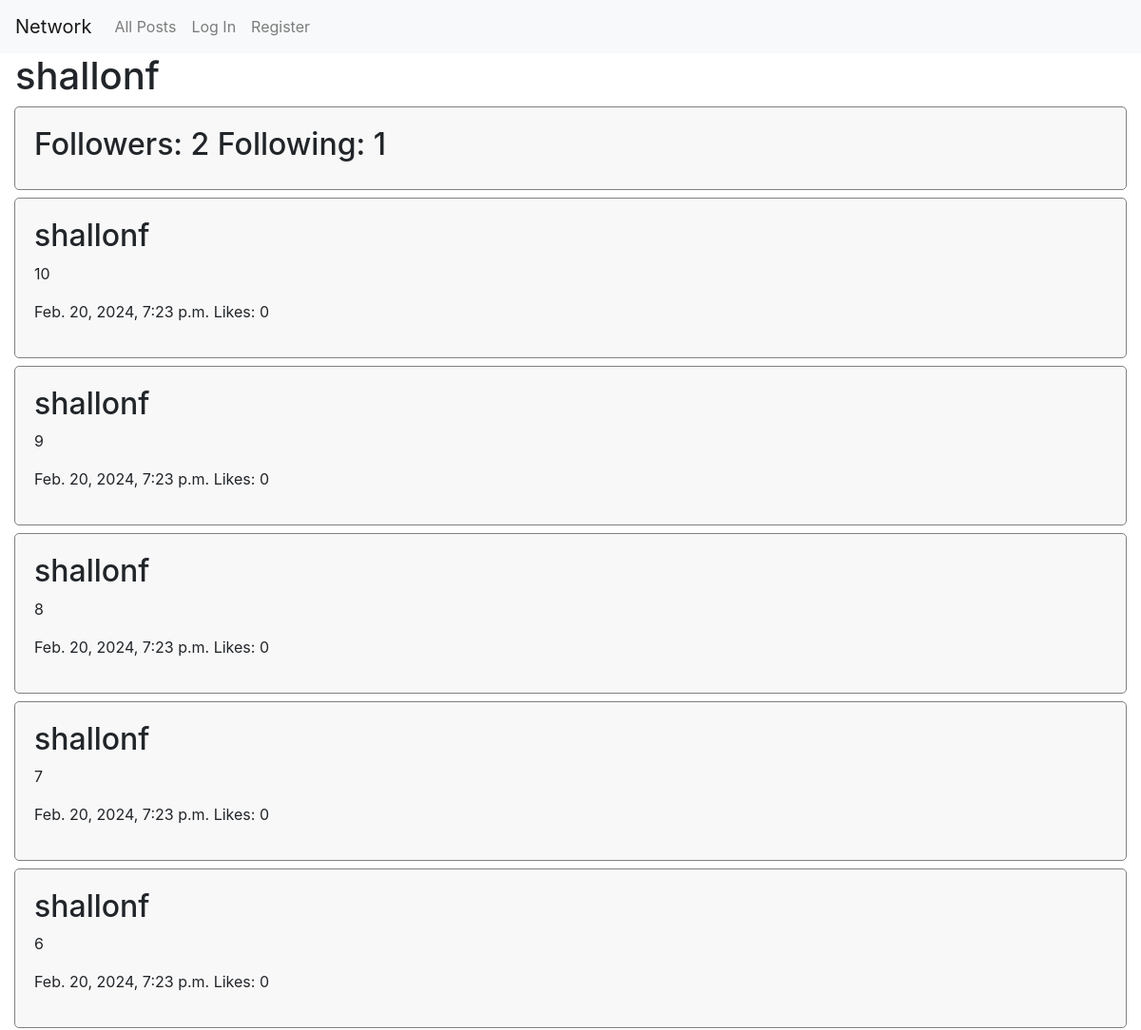
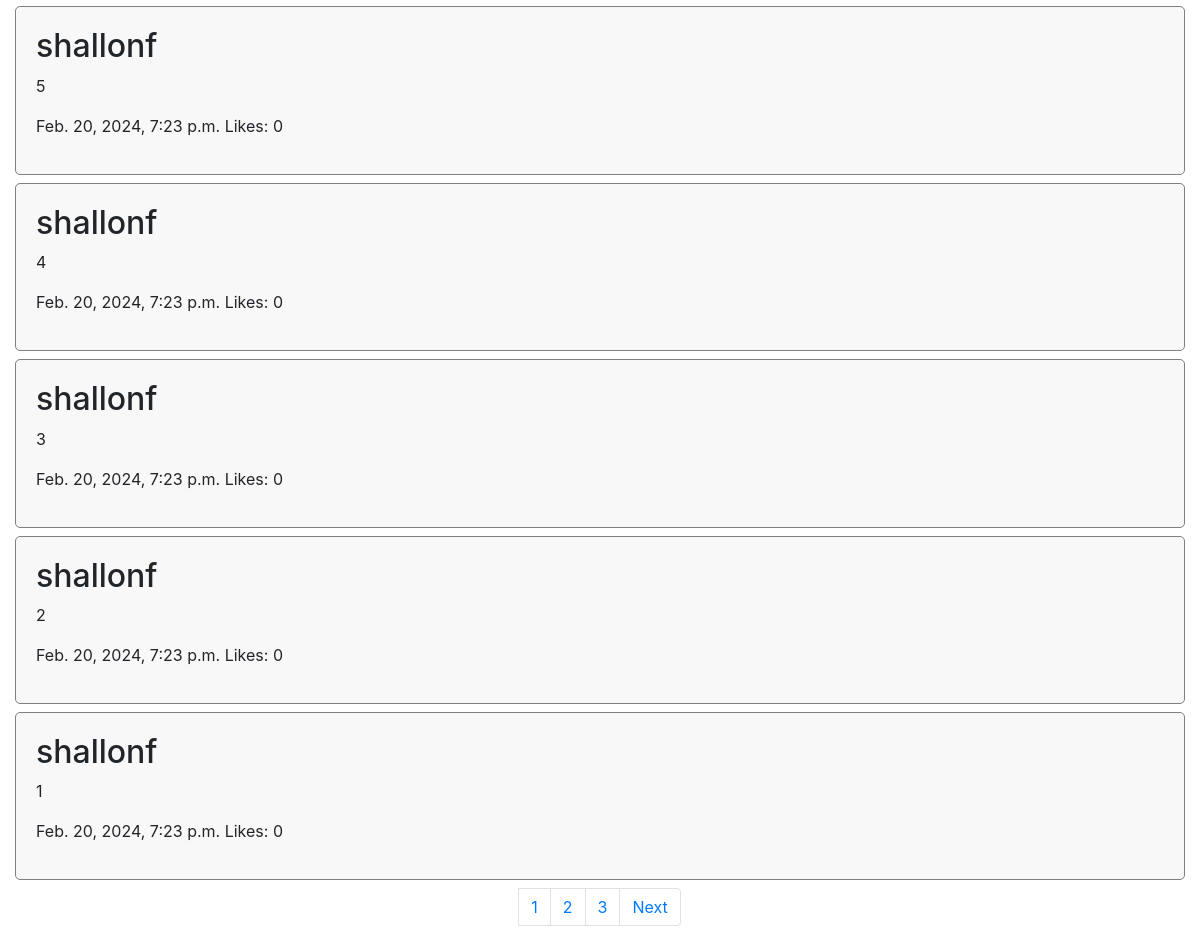
Page /view_profile/shallonf/ on the earlier database version (2 pictures, top to bottom).
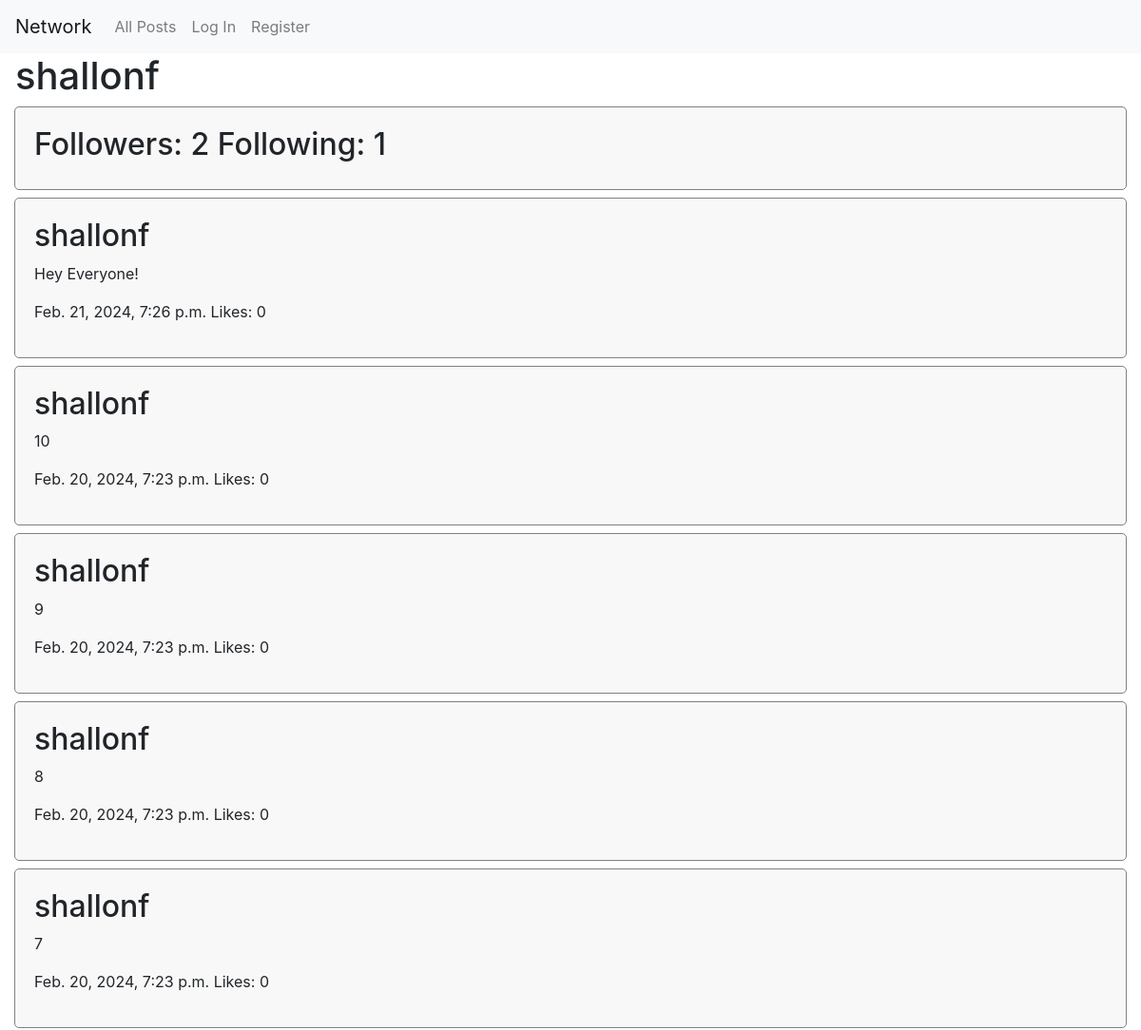
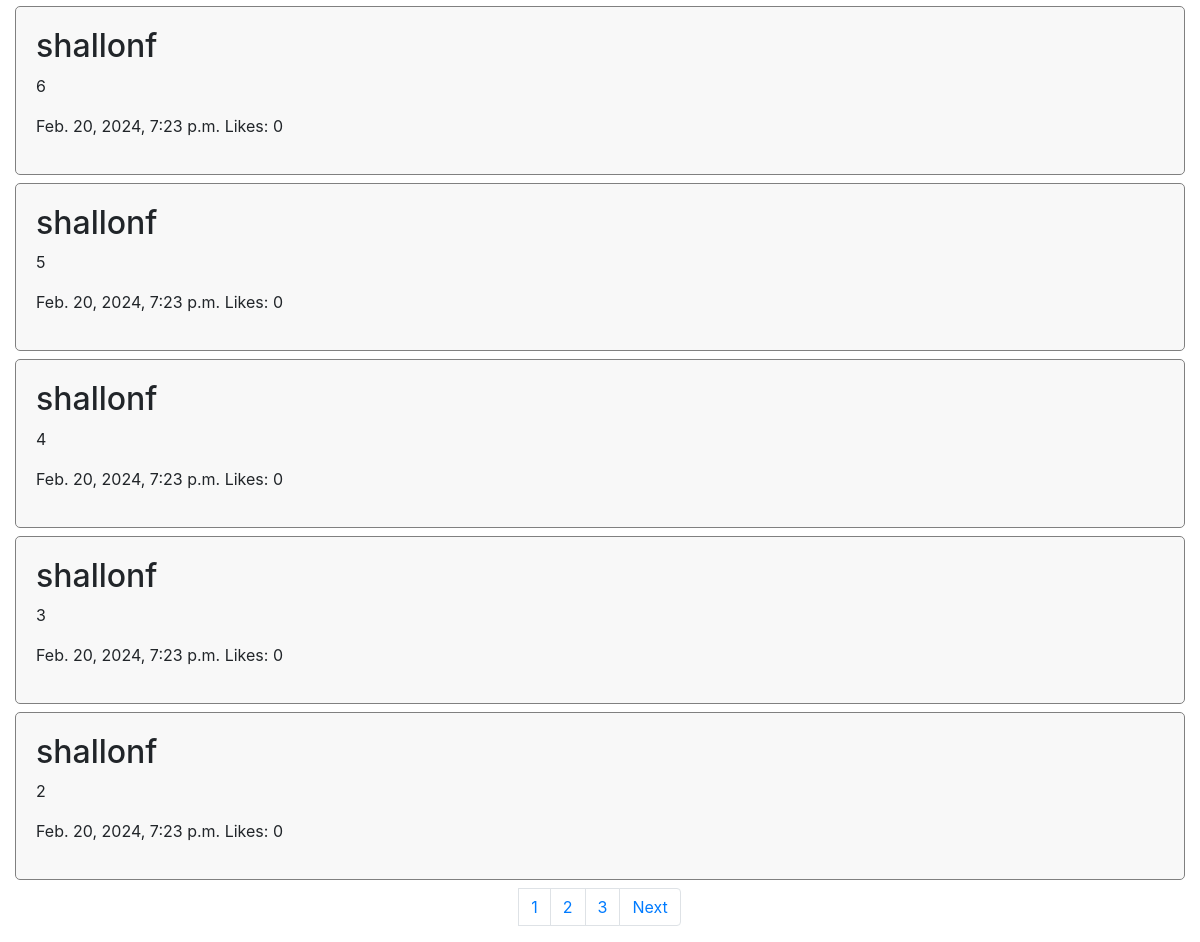
Same page on the later database version (2 pictures, top to bottom).
### network/models.py (models this page shows, shortened)
class Post(models.Model):
    content = models.TextField(max_length=100)
    poster = models.ForeignKey(User, on_delete=models.CASCADE, related_name='posts')
    date = models.DateTimeField(auto_now_add=True)
    likes = models.ManyToManyField(User, symmetrical=False, related_name='liked')

class User(AbstractUser):
    followers = models.ManyToManyField('self', symmetrical=False, related_name='following')
    def __str__(self):
        return self.username

### network/views.py (the view, shortened to what this page needs)
# urls.py: path("view_profile/<str:poster>/", views.view_profile, name="view_profile"),
def view_profile(request, poster, follow=None):
    poster_user = User.objects.get(username=poster)
    posts = Post.objects.filter(poster=poster_user).order_by('-date')
    followers_count = poster_user.followers.count()
    following_count = poster_user.following.count()
    paginator = Paginator(posts, 10)
    page_number = request.GET.get('page')
    page_obj = paginator.get_page(page_number)
    return render(request, "network/view_profile.html", {
        'profile' : poster_user,
        'followers' : followers_count,
        'following' : following_count,
        'page_obj' : page_obj
    })

### network/templates/network/view_profile.html (shortened to what this page needs)
{% extends "network/layout.html" %}
{% load static %}
{% block body %}
    <main>
        <h1 class="ml-3">{{ profile.username }}</h1>
        <div class="container-fluid">
            <div class="row">
                <div class="col-md-12">
                    <div class="vertical-box">
                        <h2>Followers: {{ followers }} Following: {{ following }}</h2>
                    </div>
                </div>
            </div>
        </div>
        {% for post in page_obj %}
        <div class="container-fluid mt-2">
            <div class="row">
                <div class="col-md-12">
                    <div class="vertical-box">
                        <h2><a href="{% url 'view_profile' post.poster %}">{{ post.poster }}</a></h2>
                        <p id="postcontent{{ post.id }}">{{ post.content }}</p>
                        <p>{{ post.date }} Likes: <span id="likes_{{ post.id }}">{{ post.likes.all|length }}</span></p>
                    </div>
                </div>
            </div>
        </div>
        {% endfor %}
        <nav aria-label="Page navigation example">
            <ul class="pagination justify-content-center mt-2">
                <li class="page-item"><a class="page-link" href="?page=1">1</a></li>
                <li class="page-item"><a class="page-link" href="?page=2">2</a></li>
                <li class="page-item"><a class="page-link" href="?page=3">3</a></li>
                <li class="page-item">
                {% if page_obj.has_next %}
                    <a class="page-link" href="?page={{ page_obj.next_page_number }}">Next</a>
                {% endif %}
                </li>
            </ul>
        </nav>
    </main>
{% endblock %}

Differences in the rows shown:
no longer on this page (row unchanged): Post: poster "shallonf", content "1", date "Feb. 20, 2024, 7:23 p.m.", likes.all|length "0"
added Post: poster "shallonf", content "Hey Everyone!", date "Feb. 21, 2024, 7:26 p.m.", likes.all|length "0"
